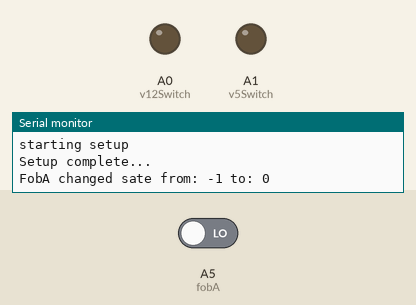
This sketch was run on a simulated Arduino Uno, built with avr-gcc and run on an emulated ATmega328P. Parts: output pins drawn as LEDs (lit = HIGH), the last lines printed to the serial monitor. The test bench sets the inputs (shaded band); at power-on: A5 (fobA) LOW.

Above: at 3.2 s.
3.3 s: A5 (fobA) driven HIGH
At 3.7 s:
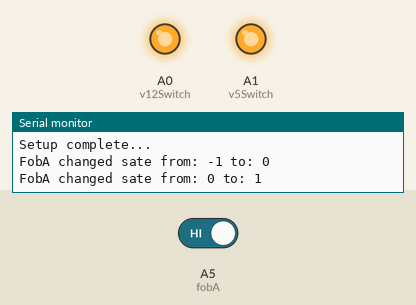
4.8 s: A5 (fobA) driven LOW
At 6.1 s:
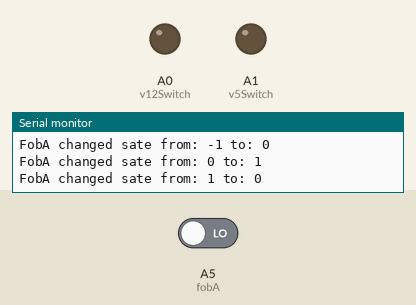
Timing chart, 0 to 7.8 s (numbered marks = the images above; inputs shaded):
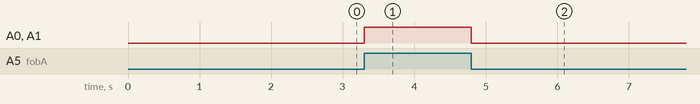

Measured:
- after the input at 3.3 s, A0 (v12Switch), A1 (v5Switch): LOW → HIGH at once
- after the input at 4.8 s, A0 (v12Switch), A1 (v5Switch): HIGH → LOW at once

The sketch:

on_off.ino
```cpp
const int fobA = A5;
const int v12Switch = A0;
const int v5Switch = A1;


int fobA_state;
int fobB_state ;
int fobC_state;
int fobD_state;

void setup() {
  Serial.begin(9600);
  Serial.println("starting setup");
  pinMode(v12Switch, OUTPUT);
  pinMode(v5Switch, OUTPUT);
  pinMode(fobA, INPUT);
  digitalWrite(v12Switch, LOW);
  digitalWrite(v5Switch, LOW);
  digitalWrite(fobA, LOW);
  fobA_state = -1;

  delay(2000);
  Serial.println("Setup complete...");
}

int checkState(int fob, int last_state, char fob_name) {
  int cur_state = digitalRead(fob);
  if (cur_state != last_state) {
    Serial.print("Fob");
    Serial.print(fob_name);
    Serial.print(" changed sate from: ");
    Serial.print(last_state);
    Serial.print(" to: ");
    Serial.println(cur_state);
    return cur_state;
  }
}

void(* resetFunc) (void) = 0; //declare reset function @ address 0

void loop () {
  if (Serial.available()) {
    char command = Serial.read();
    switch (command) {
      case '1': digitalWrite(v12Switch, HIGH); digitalWrite(v5Switch, HIGH); break;
      case '0': digitalWrite(v12Switch, LOW); digitalWrite(v5Switch, LOW); break;
    }
  }
  fobA_state = checkState(fobA, fobA_state, 'A');
  digitalWrite(v12Switch, fobA_state);
  digitalWrite(v5Switch, fobA_state);
}
```
